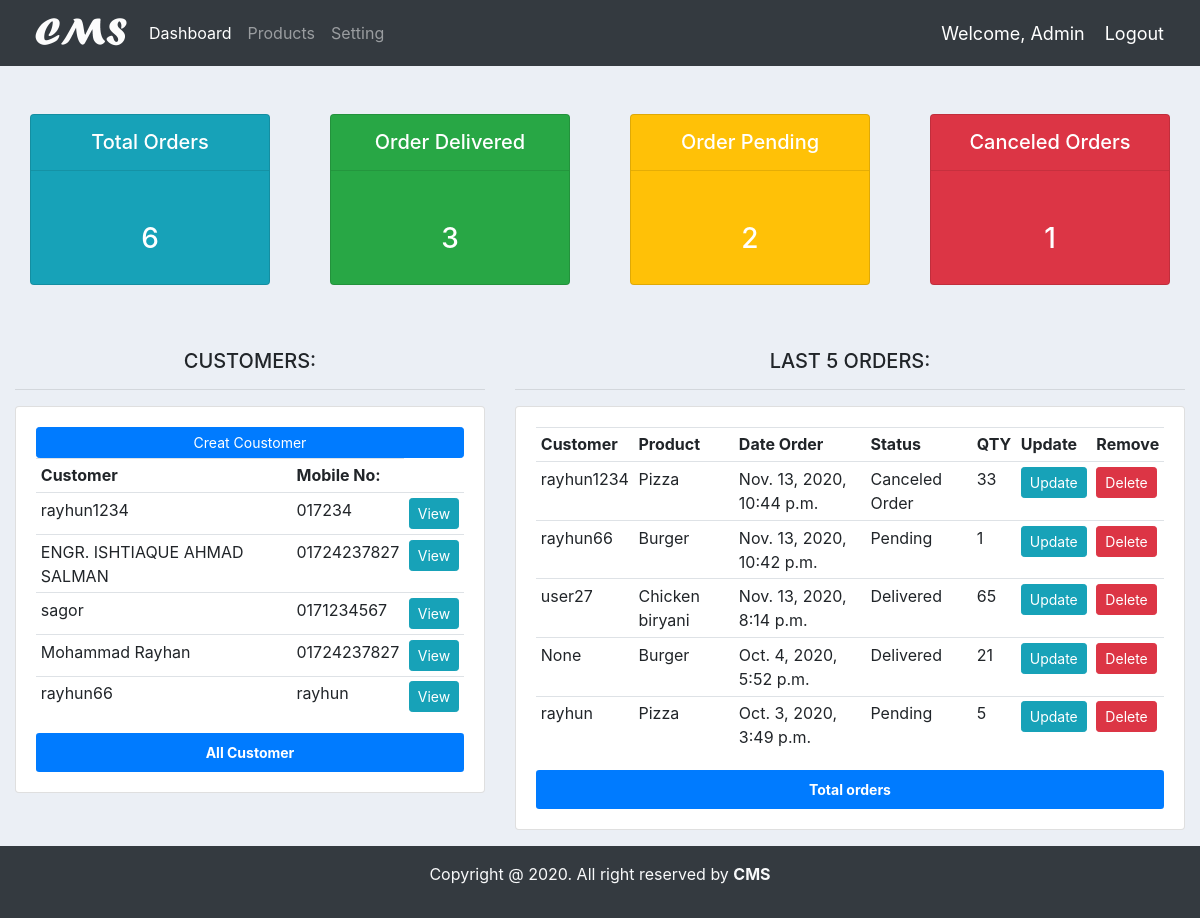
The app's page / (signed in) with its own data.
### accounts/models.py (models this page shows, shortened)
class Customer(models.Model):
    user = models.OneToOneField(User, null=True, blank=True, on_delete=models.CASCADE)
    name = models.CharField(max_length=200, null=True)
    phone = models.CharField(max_length=200, null=True)
    email = models.CharField(max_length=200, null=True)
    profile_pic = models.ImageField(default="demo.jpg", null=True, blank=True)
    date_created = models.DateTimeField(auto_now_add=True, null=True)
    def __str__(self):
        return str(self.name)

class Order(models.Model):
    STATUS = (
        ('Pending','Pending'),
        ('Canceled Order','Canceled Order'),
        ('Delivered','Delivered')
        )
    customer = models.ForeignKey(Customer, null=True, on_delete=models.SET_NULL)
    Product = models.ForeignKey(Product, null=True, on_delete=models.SET_NULL)
    date_created = models.DateTimeField(auto_now_add=True, null=True)
    statur = models.CharField(max_length=200, null=True, choices=STATUS)
    note = models.CharField(max_length=200, null=True)
    order_content = models.DecimalField(max_digits= 10000, null=True, decimal_places=0)

class Product(models.Model):
    CATAGORY = (
        ('Indoor','Indoor'),
        ('Out Door','Out Door'),
    )
    name = models.CharField(max_length=200, null=True)
    price = models.FloatField(null=True)
    catagory = models.CharField(max_length=200, null=True, choices=CATAGORY)
    descriprion = models.CharField(max_length=500 ,null=True, blank=True)
    data_created = models.DateTimeField(auto_now_add=True)
    tags = models.ManyToManyField(Tag)
    def __str__(self):
        return str(self.name)

### accounts/decorators.py (the view)
    def wrapper_func(request, *args, **kwargs):
        group = None
        if request.user.groups.exists():
            group = request.user.groups.all()[0].name
        if group == 'customer':
            return redirect('user_profile')
        elif group == 'admin':
            return view_func(request, *args, **kwargs)
        else:
            context = {}
            return render(request, 'accounts/customer_not_auth.html', context)

### accounts/views.py (called while the page is built)
@login_required(login_url='login')
@admin_only
def home(request):
    orders = Order.objects.all()
    last_five = orders.order_by('-date_created')[0:5]
    customers = Customer.objects.all()
    last_five_customer = customers.order_by('-date_created')[:5]
    total_orders = orders.count()
    order_delivered = orders.filter(statur='Delivered').count()
    order_pending = orders.filter(statur='Pending').count()
    order_cancels = orders.filter(statur='Canceled Order').count()
    context = {
        'last_five':last_five,
        'last_five_customer':last_five_customer,
        'total_orders':total_orders,
        'order_delivered':order_delivered,
        'order_pending':order_pending,
        'order_cancels':order_cancels
    }
    return render(request, 'accounts/dashbord.html',context)

### accounts/templates/accounts/dashbord.html
{% extends 'accounts/main.html' %}
{% block content %}
<div class="container-fluid">
    {% include 'accounts/status.html' %}
    <div class="row">
        <div class="col-md-5">
            <h5 class="text-center">CUSTOMERS:</h5>
            <hr>
            <div class="card card-body">
                <a class="btn btn-primary btn-sm btn-block" href="{% url 'create_customer' %}">Creat Coustomer</a>
                <table class="table table-sm">
                    <tr>
                        <th>Customer</th>
                        <th>Mobile No:</th>
                    </tr>
                    {% for customer in last_five_customer %}
                    <tr>
                        <td>{{ customer.name }}</td>
                        <td>{{ customer.phone }}</td>
                        <td><a class="btn btn-sm btn-info" href="{% url 'customer' customer.pk %}">View</a></td>
                    </tr>
                    {% endfor %}
                </table>
                <div class="see_all">
                    <a href="{% url 'customer_list_all' %}" class="bg-primary p-2 text-white btn btn-sm w-100">
                        <strong>All Customer</strong>
                    </a>
                </div>
            </div>
        </div>
        <div class="col-md-7">
            <h5 class="text-center">LAST 5 ORDERS:</h5>
            <hr>
            <div class="card card-body">
                <table class="table table-sm">
                    <tr>
                        <th>Customer</th>
                        <th>Product</th>
                        <th>Date Order</th>
                        <th>Status</th>
                        <th>QTY</th>
                        <th>Update</th>
                        <th>Remove</th>
                    </tr>
                    {% for order in last_five %}
                    <tr>
                        <td>{{ order.customer }}</td>
                        <td>{{ order.Product }}</td>
                        <td>{{ order.date_created }}</td>
                        <td>{{ order.statur }}</td>
                        <td>{{ order.order_content }}</td>
                        <td><a class="btn btn-sm btn-info" href="{% url 'update_order' order.pk %}">Update</a></td>
                        <td><a class="btn btn-sm btn-danger" href="{% url 'delete_order' order.pk %}">Delete</a></td>
                    </tr>
                    {% endfor %}
                </table>
                <a href="{% url 'order_list' %}" class="bg-primary p-2 text-white btn btn-sm w-100"><strong>Total orders</strong></a>
            </div>
        </div>
    </div>
</div>
{% endblock %}

### accounts/templates/accounts/navbar.html (shortened to what this page needs)
{% load static %}
<nav class="navbar navbar-expand-lg navbar-dark bg-dark">
  <a href="{% url 'home' %}"><img id="logo" src="{% static '/images/logo.png' %}" alt="" title="Customer Management System"></a>
    <div class="collapse navbar-collapse" id="navbarSupportedContent">
      <ul class="navbar-nav mr-auto">
        {% if request.user.is_staff %}
        <li class="nav-item active">
          <a class="nav-link" href="{% url 'home' %}">Dashboard</a>
        </li>
        {% endif %}
        <li class="nav-item">
          <a class="nav-link" href="{% url 'products' %}">Products</a>
        </li>
        <li class="nav-item">
          <a class="nav-link" href="{% url 'account' %}">Setting</a>
        </li>
      </ul>
    </div>
    <span class="hello">Welcome, {{ request.user|title }} </span>
    <span><a class="hello" href="{% url 'logout' %}">Logout</a></span>
  </nav>

### static/css/main.css (style rules this page uses)
#logo { height: 50PX; }
body { background-color: #ebeff5; }

### accounts/templates/accounts/navbar.html (style rules this page uses)
.hello { color: #fff; font-size: 18px; margin-right: 20px; }

### records on screen
Customer: name "rayhun1234", phone "017234"
Customer: name "ENGR. ISHTIAQUE AHMAD SALMAN", phone "01724237827"
Customer: name "sagor", phone "0171234567"
Customer: name "Mohammad Rayhan", phone "01724237827"
Customer: name "rayhun66", phone "rayhun"
Order: customer "rayhun1234", Product "Pizza", date_created "Nov. 13, 2020, 10:44 p.m.", statur "Canceled Order", order_content "33"
Order: customer "rayhun66", Product "Burger", date_created "Nov. 13, 2020, 10:42 p.m.", statur "Pending", order_content "1"
Order: customer "user27", Product "Chicken biryani", date_created "Nov. 13, 2020, 8:14 p.m.", statur "Delivered", order_content "65"
Order: customer "None", Product "Burger", date_created "Oct. 4, 2020, 5:52 p.m.", statur "Delivered", order_content "21"
Order: customer "rayhun", Product "Pizza", date_created "Oct. 3, 2020, 3:49 p.m.", statur "Pending", order_content "5"

### other values on screen
{{ request.user|title }} "Admin"
{{ total_orders }} "6"
{{ order_delivered }} "3"
{{ order_pending }} "2"
{{ order_cancels }} "1"
